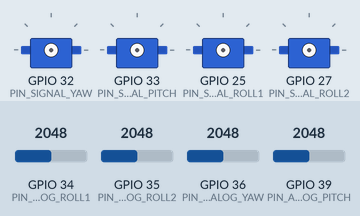
The program below on a simulated ESP32. Shown: 4 × servo. The inputs (shaded band) are chosen by the test bench; at power-on: GPIO 34 (PIN_ANALOG_ROLL1) = 2048, GPIO 35 (PIN_ANALOG_ROLL2) = 2048, GPIO 36 (PIN_ANALOG_YAW) = 2048, GPIO 39 (PIN_ANALOG_PITCH) = 2048. WiFi joins after 1.5 s; servers stay silent unless stated; what the program prints to the serial monitor is not drawn.

Above: at 0.0 s.
At 4.1 s:
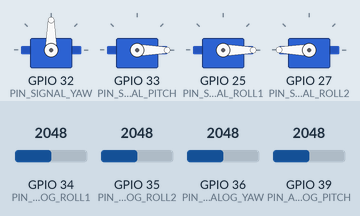
Timing chart, 0 to 5.6 s (numbered marks = the images above):
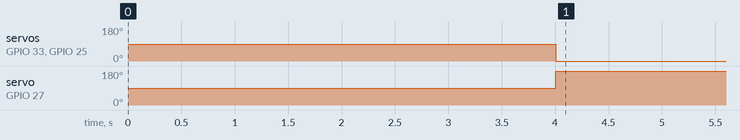

The program:

main.cpp
```cpp
#include <WiFi.h>
#include <WiFiUdp.h>
#include <Wire.h>
#include <ArduinoJson.h> // Compatible amb versió 7.4.2
#include <ESP32Servo.h>

// Device ID
const char *deviceId = "G2_Servos";

// Wi-Fi credentials
const char *ssid = "Robotics_UB";
const char *password = "rUBot_xx";

// UDP settings
IPAddress receiverESP32IP(192, 168, 1, 21);
IPAddress receiverComputerIP(192, 168, 1, 25);
const int udpPort = 12345;
WiFiUDP udp;

// Servo settings
Servo servo_yaw;
Servo servo_pitch;
Servo servo_roll1;
Servo servo_roll2;

// Pins
const int PIN_ANALOG_YAW = 36;
const int PIN_SIGNAL_YAW = 32;
const int PIN_ANALOG_PITCH = 39;
const int PIN_SIGNAL_PITCH = 33;
const int PIN_ANALOG_ROLL1 = 34;
const int PIN_SIGNAL_ROLL1 = 25;
const int PIN_ANALOG_ROLL2 = 35;
const int PIN_SIGNAL_ROLL2 = 27;

const float Rshunt = 1.6;

// Initial servo positions
const int INITIAL_POSITION = 90;

// Variables
float Gri_roll = 0.0, Gri_pitch = 0.0, Gri_yaw = 0.0;
float Torque_roll1 = 0.0, Torque_roll2 = 0.0, Torque_pitch = 0.0, Torque_yaw = 0.0;
float prevRoll1 = 0, prevRoll2 = 0, prevPitch = 0, prevYaw = 0;
float sumRoll1 = 0, sumRoll2 = 0, sumPitch = 0, sumYaw = 0;
float OldValueRoll = 0, OldValuePitch = 0, OldValueYaw = 0;
float roll = 0, pitch = 0, yaw = 0;
int s1 = 1, s2 = 1;
float initial_yaw = 0.0; // To store initial yaw reference
bool yaw_initialized = false; // Flag for yaw initialization

void connectToWiFi() {
  Serial.print("Connecting to Wi-Fi");
  WiFi.begin(ssid, password);
  while (WiFi.status() != WL_CONNECTED) {
    delay(1000);
    Serial.print(".");
  }
  Serial.println("\nWi-Fi connected!");
  Serial.println("IP Address: " + WiFi.localIP().toString());
  Serial.print("ESP32 MAC Address: ");
  Serial.println(WiFi.macAddress());
}

void receiveOrientationUDP() {
  int packetSize = udp.parsePacket();
  if (packetSize) {
    byte packetBuffer[512];
    int len = udp.read(packetBuffer, 512);
    if (len > 0) {
      packetBuffer[len] = '\0';
      Serial.print("Received packet size: ");
      Serial.println(packetSize);
      Serial.print("Received: ");
      Serial.println((char*)packetBuffer);

      JsonDocument doc;  // ✅ Versió 7
      DeserializationError error = deserializeJson(doc, packetBuffer);
      if (error) {
        Serial.print(F("deserializeJson() failed: "));
        Serial.println(error.f_str());
        return;
      }

      const char* device = doc["device"];
      if (strcmp(device, "G2_Gri") == 0) {
        Gri_roll = round(doc["roll"].as<float>());
        Gri_pitch = round(doc["pitch"].as<float>());
        Gri_yaw = round(doc["yaw"].as<float>());
        s1 = doc["s1"];
        s2 = doc["s2"];

        // Initialize yaw reference on first valid reading
        if (!yaw_initialized && Gri_yaw != 0.0) {
          initial_yaw = Gri_yaw;
          yaw_initialized = true;
          Serial.print("Initial yaw set to: ");
          Serial.println(initial_yaw);
        }

        Serial.print("Gri_Roll: "); Serial.print(Gri_roll);
        Serial.print(" Gri_Pitch: "); Serial.print(Gri_pitch);
        Serial.print(" Gri_Yaw: "); Serial.println(Gri_yaw);
        Serial.print("S1: "); Serial.print(s1);
        Serial.print(" S2: "); Serial.println(s2);
      } else {
        Serial.println("Unknown device.");
      }
    }
  }
}

float getCurrent(uint32_t integrationTimeMs, int pin) {
  uint32_t startTime = millis();
  float integratedCurrent = 0;
  while (millis() < startTime + integrationTimeMs) {
    uint16_t adcValue = analogRead(pin);
    integratedCurrent += ((float)adcValue / 4095.0 * 3.3) / Rshunt;
  }
  return integratedCurrent;
}

float getTorque(float& sum, int analogPin, float& previous) {
  float current = getCurrent(20, analogPin);
  sum += current;
  float diff = abs(sum - previous);
  previous = sum;
  return diff;
}

// Function to send torques to gripper and PC
void sendTorquesToGripperAndPC() {
  // Prepare JSON document
  JsonDocument doc;
  doc["device"] = deviceId;
  doc["torque_roll1"] = Torque_roll1;
  doc["torque_roll2"] = Torque_roll2;
  doc["torque_pitch"] = Torque_pitch;
  doc["torque_yaw"] = Torque_yaw;

  // Serialize JSON to string
  char buffer[512];
  size_t jsonLen = serializeJson(doc, buffer);

  // Send to gripper ESP32
  udp.beginPacket(receiverESP32IP, udpPort);
  udp.write((uint8_t*)buffer, jsonLen);
  udp.endPacket();

  // Send to computer
  udp.beginPacket(receiverComputerIP, udpPort);
  udp.write((uint8_t*)buffer, jsonLen);
  udp.endPacket();
}

void moveServos() {
  if (270<Gri_roll<360){
    roll = 90 + Gri_roll-360; // Apply roll from 90º initial position
    OldValueRoll = roll;
  } else {
    roll = 90 + Gri_roll; // Apply roll from 90º initial position
    OldValueRoll = roll;
  }

  if (270<Gri_pitch<360){
    pitch = 90 + Gri_pitch-360; // Apply pitch from 90º initial position
    OldValuePitch = pitch;
  } else {
    pitch = 90 + Gri_pitch; // Apply pitch from 90º initial position
    OldValuePitch = pitch;
  }

  // Apply yaw variation from initial position (independent of North)
  float yaw_variation = 0;
  if (yaw_initialized) {
    yaw_variation = Gri_yaw - initial_yaw;
  }
  yaw = 90 + yaw_variation;
  OldValueYaw = yaw;

  float delta = 0;
  if (s1 == 0) {
    delta = 40;
    Serial.println("S1 premut → Obrint");
  }

  servo_roll1.write(roll + delta);
  servo_roll2.write(180 - roll);
  servo_pitch.write(pitch);
  servo_yaw.write(yaw);
}

void setup() {
  Serial.begin(115200);
  Wire.begin();
  delay(2000);

  connectToWiFi();
  udp.begin(udpPort);
  Serial.println("UDP initialized");

  ESP32PWM::allocateTimer(0);
  ESP32PWM::allocateTimer(1);
  ESP32PWM::allocateTimer(2);
  ESP32PWM::allocateTimer(3);

  servo_yaw.setPeriodHertz(50);
  servo_pitch.setPeriodHertz(50);
  servo_roll1.setPeriodHertz(50);
  servo_roll2.setPeriodHertz(50);

  servo_yaw.attach(PIN_SIGNAL_YAW);
  servo_pitch.attach(PIN_SIGNAL_PITCH);
  servo_roll1.attach(PIN_SIGNAL_ROLL1);
  servo_roll2.attach(PIN_SIGNAL_ROLL2);

  pinMode(PIN_ANALOG_YAW, INPUT);
  pinMode(PIN_ANALOG_PITCH, INPUT);
  pinMode(PIN_ANALOG_ROLL1, INPUT);
  pinMode(PIN_ANALOG_ROLL2, INPUT);

  servo_yaw.write(90);
  servo_pitch.write(90);
  servo_roll1.write(90);
  servo_roll2.write(90);
}

void loop() {
  receiveOrientationUDP();
  moveServos();
  // Read torques from all servos
  Torque_roll1 = getTorque(sumRoll1, PIN_ANALOG_ROLL1, prevRoll1);
  Torque_roll2 = getTorque(sumRoll2, PIN_ANALOG_ROLL2, prevRoll2);
  Torque_pitch = getTorque(sumPitch, PIN_ANALOG_PITCH, prevPitch);
  Torque_yaw = getTorque(sumYaw, PIN_ANALOG_YAW, prevYaw);

  // Send torques to gripper and PC
  sendTorquesToGripperAndPC();
  delay(10);
}
```

Measured:
- by itself, servo on GPIO 33 (PIN_SIGNAL_PITCH), servo on GPIO 25 (PIN_SIGNAL_ROLL1): 90° → 0° at 4.0 s
- by itself, servo on GPIO 27 (PIN_SIGNAL_ROLL2): 90° → 180° at 4.0 s
